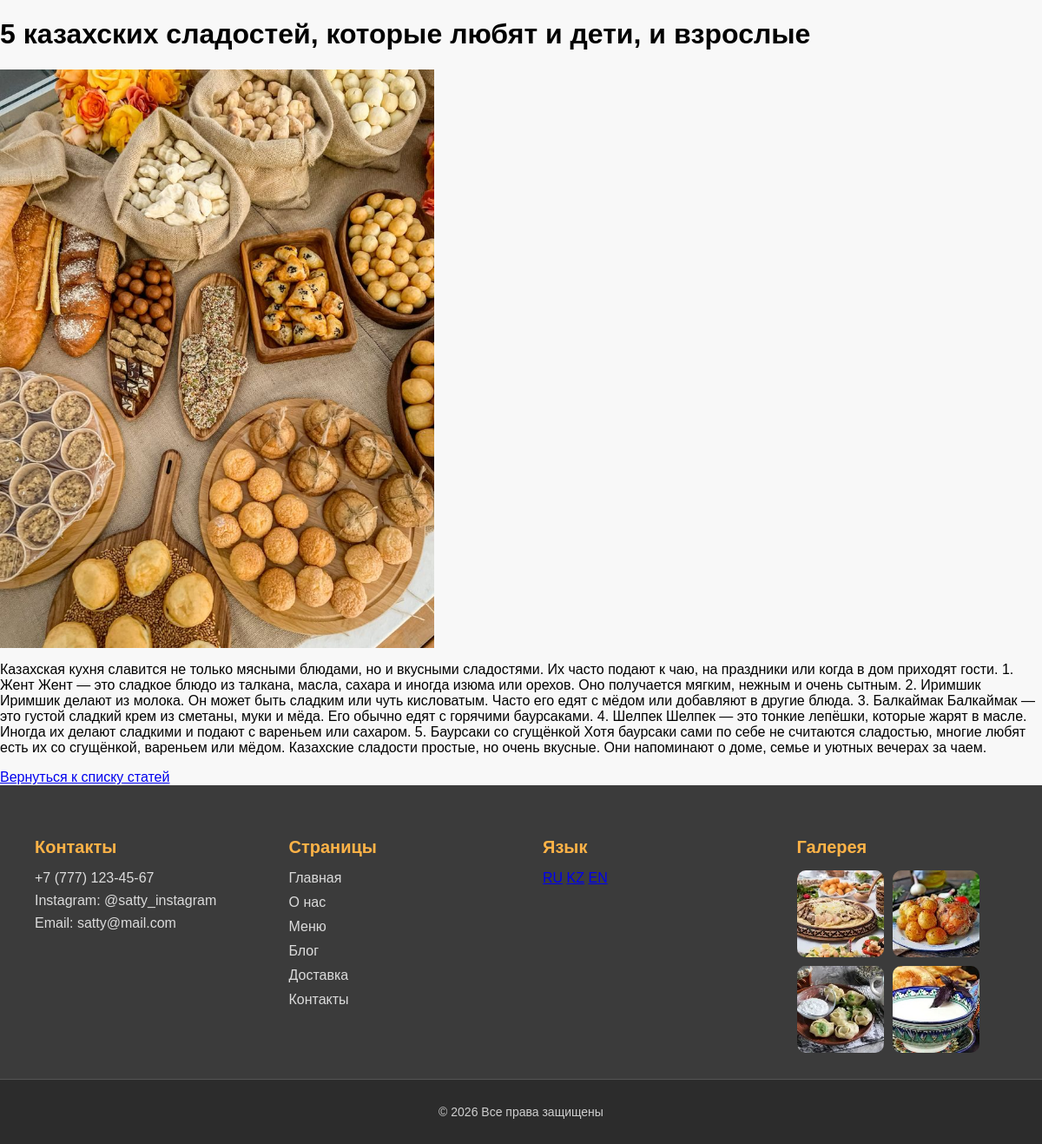
The app's page /ru/blog/4/ with its own data.
### kazakhfood/models.py (models this page shows, shortened)
class BlogPost(models.Model):
    title = models.CharField("Название статьи", max_length=200)
    content = models.TextField("Содержание")
    created_at = models.DateTimeField("Дата создания", auto_now_add=True)
    updated_at = models.DateTimeField("Обновлено", auto_now=True)
    is_published = models.BooleanField("Опубликовано", default=True)

class BlogImage(models.Model):
    post = models.ForeignKey(BlogPost, verbose_name="Статья", on_delete=models.CASCADE, related_name='images')
    image = models.ImageField("Изображение", upload_to='blog_images/')

### kazakhfood/views.py (the view)
# urls.py: path('blog/<int:pk>/', views.blog_detail, name='blog_detail'),
def blog_detail(request, pk):
    post = get_object_or_404(BlogPost, pk=pk, is_published=True)
    return render(request, 'kazakhfood/blog_detail.html', {'post': post})

### kazakhfood/templates/kazakhfood/blog_detail.html (shortened to what this page needs)
{% extends 'kazakhfood/base.html' %}
{% load static %}
{% block extra_css %}
<link rel="stylesheet" href="{% static 'css/blog.css' %}">
{% endblock %}
{% block content %}
<h1>{{ post.title }}</h1>
{% for image in post.images.all %}
    <img src="{{ image.image.url }}" alt="{{ post.title }}" style="max-width:500px;">
{% endfor %}
<p>{{ post.content }}</p>
<a href="{% url 'blog' %}">Вернуться к списку статей</a>
{% endblock %}

### kazakhfood/static/kazakhfood/css/blog.css (style rules this page uses)
body { font-family: Arial, sans-serif; margin: 0; padding: 0; background: #f8f8f8; }

### records on screen
BlogPost: title "5 казахских сладостей, которые любят и дети, и взрослые", content "Казахская кухня славится не только мясными блюдами, но и вкусными сладостями. Их часто подают к чаю, на праздники или когда в дом приходят гости. 1. Жент Жент — это сладкое блюдо из талкана, масла, сахара и иногда изюма или орехов. Оно получается мягким, нежным и очень сытным. 2. Иримшик Иримшик делают из молока. Он может быть сладким или чуть кисловатым. Часто его едят с мёдом или добавляют в другие блюда. 3. Балкаймак Балкаймак — это густой сладкий крем из сметаны, муки и мёда. Его обычно едят с горячими баурсаками. 4. Шелпек Шелпек — это тонкие лепёшки, которые жарят в масле. Иногда их делают сладкими и подают с вареньем или сахаром. 5. Баурсаки со сгущёнкой Хотя баурсаки сами по себе не…"
BlogImage: image (picture)
